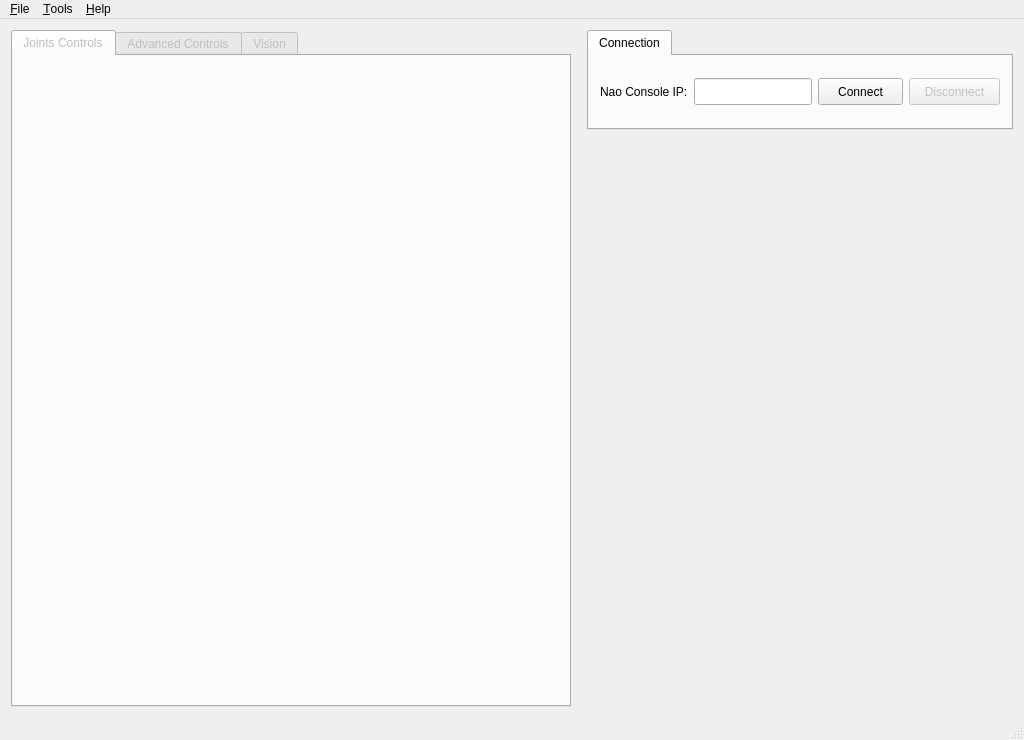
<?xml version="1.0" encoding="UTF-8"?>
<ui version="4.0">
 <class>Erenci</class>
 <widget class="QMainWindow" name="Erenci">
  <property name="geometry">
   <rect>
    <x>0</x>
    <y>0</y>
    <width>1024</width>
    <height>740</height>
   </rect>
  </property>
  <property name="sizePolicy">
   <sizepolicy hsizetype="Maximum" vsizetype="Maximum">
    <horstretch>0</horstretch>
    <verstretch>0</verstretch>
   </sizepolicy>
  </property>
  <property name="minimumSize">
   <size>
    <width>1024</width>
    <height>720</height>
   </size>
  </property>
  <property name="windowTitle">
   <string>SPQR eReNCi - a Remote Nao Console - LT</string>
  </property>
  <property name="windowIcon">
   <iconset>
    <normaloff>../../../../../usr/share/icons/default.kde4/16x16/categories/preferences-other.png</normaloff>../../../../../usr/share/icons/default.kde4/16x16/categories/preferences-other.png</iconset>
  </property>
  <property name="unifiedTitleAndToolBarOnMac">
   <bool>true</bool>
  </property>
  <widget class="QWidget" name="centralWidget">
   <layout class="QHBoxLayout" name="horizontalLayout">
    <item>
     <widget class="QTabWidget" name="tabControls">
      <property name="enabled">
       <bool>false</bool>
      </property>
      <property name="sizePolicy">
       <sizepolicy hsizetype="Minimum" vsizetype="Expanding">
        <horstretch>0</horstretch>
        <verstretch>0</verstretch>
       </sizepolicy>
      </property>
      <property name="minimumSize">
       <size>
        <width>0</width>
        <height>630</height>
       </size>
      </property>
      <property name="maximumSize">
       <size>
        <width>560</width>
        <height>16777215</height>
       </size>
      </property>
      <property name="tabPosition">
       <enum>QTabWidget::North</enum>
      </property>
      <property name="currentIndex">
       <number>0</number>
      </property>
      <widget class="QWidget" name="tabJointsControls">
       <attribute name="title">
        <string>Joints Controls</string>
       </attribute>
       <layout class="QGridLayout" name="gridLayout_2">
        <item row="0" column="0">
         <widget class="JointsController" name="jointsController" native="true">
          <property name="sizePolicy">
           <sizepolicy hsizetype="Fixed" vsizetype="Expanding">
            <horstretch>0</horstretch>
            <verstretch>0</verstretch>
           </sizepolicy>
          </property>
          <property name="minimumSize">
           <size>
            <width>540</width>
            <height>0</height>
           </size>
          </property>
          <property name="maximumSize">
           <size>
            <width>550</width>
            <height>16777215</height>
           </size>
          </property>
         </widget>
        </item>
       </layout>
      </widget>
      <widget class="QWidget" name="tabAdvancedControls">
       <attribute name="title">
        <string>Advanced Controls</string>
       </attribute>
       <layout class="QGridLayout" name="gridLayout_6">
        <item row="0" column="0">
         <widget class="AdvancedControllers" name="advancedControls" native="true"/>
        </item>
       </layout>
      </widget>
      <widget class="QWidget" name="tabVision">
       <attribute name="title">
        <string>Vision</string>
       </attribute>
       <layout class="QGridLayout" name="gridLayout">
        <item row="0" column="0">
         <widget class="Vision" name="visionController" native="true"/>
        </item>
       </layout>
      </widget>
     </widget>
    </item>
    <item>
     <spacer name="horizontalSpacer_2">
      <property name="orientation">
       <enum>Qt::Horizontal</enum>
      </property>
      <property name="sizeType">
       <enum>QSizePolicy::Fixed</enum>
      </property>
      <property name="sizeHint" stdset="0">
       <size>
        <width>10</width>
        <height>20</height>
       </size>
      </property>
     </spacer>
    </item>
    <item>
     <layout class="QGridLayout" name="gridLayout_3">
      <item row="0" column="0" colspan="2">
       <widget class="QTabWidget" name="tabWidget_3">
        <property name="sizePolicy">
         <sizepolicy hsizetype="Expanding" vsizetype="Minimum">
          <horstretch>0</horstretch>
          <verstretch>0</verstretch>
         </sizepolicy>
        </property>
        <property name="minimumSize">
         <size>
          <width>400</width>
          <height>0</height>
         </size>
        </property>
        <property name="maximumSize">
         <size>
          <width>16777215</width>
          <height>100</height>
         </size>
        </property>
        <property name="currentIndex">
         <number>0</number>
        </property>
        <widget class="QWidget" name="tab_5">
         <attribute name="title">
          <string>Connection</string>
         </attribute>
         <layout class="QGridLayout" name="gridLayout_7">
          <item row="0" column="2">
           <widget class="QPushButton" name="btnConnect">
            <property name="minimumSize">
             <size>
              <width>85</width>
              <height>27</height>
             </size>
            </property>
            <property name="text">
             <string>Connect</string>
            </property>
            <property name="shortcut">
             <string>Ctrl+N</string>
            </property>
           </widget>
          </item>
          <item row="0" column="3">
           <widget class="QPushButton" name="btnDisconnect">
            <property name="enabled">
             <bool>false</bool>
            </property>
            <property name="minimumSize">
             <size>
              <width>91</width>
              <height>27</height>
             </size>
            </property>
            <property name="text">
             <string>Disconnect</string>
            </property>
           </widget>
          </item>
          <item row="0" column="1">
           <widget class="QLineEdit" name="txtConnect">
            <property name="minimumSize">
             <size>
              <width>100</width>
              <height>27</height>
             </size>
            </property>
           </widget>
          </item>
          <item row="0" column="0">
           <widget class="QLabel" name="label_24">
            <property name="minimumSize">
             <size>
              <width>30</width>
              <height>27</height>
             </size>
            </property>
            <property name="text">
             <string>Nao Console IP:</string>
            </property>
           </widget>
          </item>
         </layout>
        </widget>
       </widget>
      </item>
      <item row="1" column="0" colspan="2">
       <widget class="MotionMaker" name="motionMaker" native="true">
        <property name="enabled">
         <bool>false</bool>
        </property>
        <property name="sizePolicy">
         <sizepolicy hsizetype="Expanding" vsizetype="Preferred">
          <horstretch>0</horstretch>
          <verstretch>0</verstretch>
         </sizepolicy>
        </property>
        <property name="minimumSize">
         <size>
          <width>400</width>
          <height>0</height>
         </size>
        </property>
       </widget>
      </item>
     </layout>
    </item>
   </layout>
  </widget>
  <widget class="QMenuBar" name="menuBar">
   <widget class="QMenu" name="menuFile">
    <property name="geometry">
     <rect>
      <x>0</x>
      <y>0</y>
      <width>134</width>
      <height>191</height>
     </rect>
    </property>
    <property name="tearOffEnabled">
     <bool>false</bool>
    </property>
    <property name="title">
     <string>&amp;File</string>
    </property>
    <addaction name="actionOpen"/>
    <addaction name="actionClose"/>
    <addaction name="actionSave"/>
    <addaction name="actionSaveACopy"/>
    <addaction name="actionQuit"/>
   </widget>
   <widget class="QMenu" name="menuHelp">
    <property name="title">
     <string>&amp;Help</string>
    </property>
    <addaction name="actionAbout"/>
    <addaction name="actionHelp"/>
   </widget>
   <widget class="QMenu" name="menuTools">
    <property name="geometry">
     <rect>
      <x>0</x>
      <y>0</y>
      <width>188</width>
      <height>164</height>
     </rect>
    </property>
    <property name="title">
     <string>&amp;Tools</string>
    </property>
    <addaction name="actionExport"/>
    <addaction name="actionImport"/>
    <addaction name="actionImportKME"/>
    <addaction name="actionReflectAll"/>
   </widget>
   <addaction name="menuFile"/>
   <addaction name="menuTools"/>
   <addaction name="menuHelp"/>
  </widget>
  <widget class="QStatusBar" name="statusBar"/>
  <action name="actionExport">
   <property name="text">
    <string>Export To OpenRDK</string>
   </property>
   <property name="shortcut">
    <string>Ctrl+E</string>
   </property>
  </action>
  <action name="actionAbout">
   <property name="text">
    <string>About</string>
   </property>
  </action>
  <action name="actionHelp">
   <property name="text">
    <string>Help</string>
   </property>
   <property name="shortcut">
    <string>Ctrl+H</string>
   </property>
  </action>
  <action name="actionOpen">
   <property name="text">
    <string>Open</string>
   </property>
   <property name="shortcut">
    <string>Ctrl+O</string>
   </property>
  </action>
  <action name="actionClose">
   <property name="text">
    <string>Close</string>
   </property>
   <property name="shortcut">
    <string>Ctrl+W</string>
   </property>
  </action>
  <action name="actionSave">
   <property name="text">
    <string>Save</string>
   </property>
   <property name="shortcut">
    <string>Ctrl+S</string>
   </property>
  </action>
  <action name="actionSaveACopy">
   <property name="text">
    <string>Save A Copy</string>
   </property>
   <property name="shortcut">
    <string>Ctrl+Shift+S</string>
   </property>
  </action>
  <action name="actionImport">
   <property name="text">
    <string>Import From OpenRDK</string>
   </property>
   <property name="shortcut">
    <string>Ctrl+I</string>
   </property>
  </action>
  <action name="actionImportKME">
   <property name="enabled">
    <bool>false</bool>
   </property>
   <property name="text">
    <string>Import From KME</string>
   </property>
  </action>
  <action name="actionQuit">
   <property name="text">
    <string>Quit</string>
   </property>
  </action>
  <action name="actionReflectAll">
   <property name="text">
    <string>Reflect All</string>
   </property>
   <property name="shortcut">
    <string>Ctrl+Shift+R</string>
   </property>
  </action>
 </widget>
 <layoutdefault spacing="6" margin="11"/>
 <customwidgets>
  <customwidget>
   <class>JointsController</class>
   <extends>QWidget</extends>
   <header location="global">JointsController.h</header>
   <container>1</container>
  </customwidget>
  <customwidget>
   <class>MotionMaker</class>
   <extends>QWidget</extends>
   <header location="global">MotionMaker.h</header>
   <container>1</container>
  </customwidget>
  <customwidget>
   <class>Vision</class>
   <extends>QWidget</extends>
   <header location="global">Vision.h</header>
   <container>1</container>
  </customwidget>
  <customwidget>
   <class>AdvancedControllers</class>
   <extends>QWidget</extends>
   <header location="global">AdvancedControllers.h</header>
   <container>1</container>
  </customwidget>
 </customwidgets>
 <resources/>
 <connections/>
</ui>
